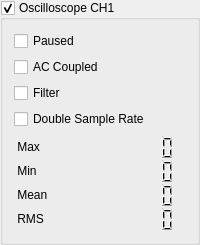
           <widget class="QGroupBox" name="scopeGroup_CH1">
            <property name="title">
             <string>Oscilloscope CH1</string>
            </property>
            <property name="flat">
             <bool>false</bool>
            </property>
            <property name="checkable">
             <bool>true</bool>
            </property>
            <property name="checked">
             <bool>true</bool>
            </property>
            <layout class="QVBoxLayout" name="verticalLayout_2">
             <item>
              <widget class="QCheckBox" name="pausedLabeL_CH1">
               <property name="text">
                <string>Paused</string>
               </property>
              </widget>
             </item>
             <item>
              <widget class="QCheckBox" name="acCoupledLabel_CH1">
               <property name="text">
                <string>AC Coupled</string>
               </property>
              </widget>
             </item>
             <item>
              <widget class="QCheckBox" name="filterLabel_CH1">
               <property name="text">
                <string>Filter</string>
               </property>
              </widget>
             </item>
             <item>
              <widget class="QCheckBox" name="doubleSampleLabel">
               <property name="text">
                <string>Double Sample Rate</string>
               </property>
              </widget>
             </item>
             <item>
              <layout class="QGridLayout" name="gridLayout_2">
               <property name="spacing">
                <number>0</number>
               </property>
               <item row="0" column="0">
                <widget class="QLabel" name="voltageInfoMaxLabel_CH1">
                 <property name="text">
                  <string> Max</string>
                 </property>
                </widget>
               </item>
               <item row="0" column="1">
                <widget class="QLCDNumber" name="voltageInfoMaxDisplay_CH1">
                 <property name="minimumSize">
                  <size>
                   <width>0</width>
                   <height>24</height>
                  </size>
                 </property>
                 <property name="frameShape">
                  <enum>QFrame::NoFrame</enum>
                 </property>
                </widget>
               </item>
               <item row="1" column="0">
                <widget class="QLabel" name="voltageInfoMinLabel_CH1">
                 <property name="text">
                  <string> Min</string>
                 </property>
                </widget>
               </item>
               <item row="1" column="1">
                <widget class="QLCDNumber" name="voltageInfoMinDisplay_CH1">
                 <property name="minimumSize">
                  <size>
                   <width>0</width>
                   <height>24</height>
                  </size>
                 </property>
                 <property name="frameShape">
                  <enum>QFrame::NoFrame</enum>
                 </property>
                </widget>
               </item>
               <item row="2" column="0">
                <widget class="QLabel" name="VoltageInfoMeanLabel_CH1">
                 <property name="text">
                  <string> Mean</string>
                 </property>
                </widget>
               </item>
               <item row="3" column="0">
                <widget class="QLabel" name="voltageInfoRmsLabel_CH1">
                 <property name="text">
                  <string> RMS</string>
                 </property>
                </widget>
               </item>
               <item row="3" column="1">
                <widget class="QLCDNumber" name="voltageInfoRmsDisplay_CH1">
                 <property name="minimumSize">
                  <size>
                   <width>0</width>
                   <height>24</height>
                  </size>
                 </property>
                 <property name="frameShape">
                  <enum>QFrame::NoFrame</enum>
                 </property>
                </widget>
               </item>
               <item row="2" column="1">
                <widget class="QLCDNumber" name="voltageInfoMeanDisplay_CH1">
                 <property name="minimumSize">
                  <size>
                   <width>0</width>
                   <height>24</height>
                  </size>
                 </property>
                 <property name="frameShape">
                  <enum>QFrame::NoFrame</enum>
                 </property>
                </widget>
               </item>
              </layout>
             </item>
            </layout>
            <zorder>acCoupledLabel_CH1</zorder>
            <zorder>filterLabel_CH1</zorder>
            <zorder>pausedLabeL_CH1</zorder>
            <zorder>doubleSampleLabel</zorder>
           </widget>
